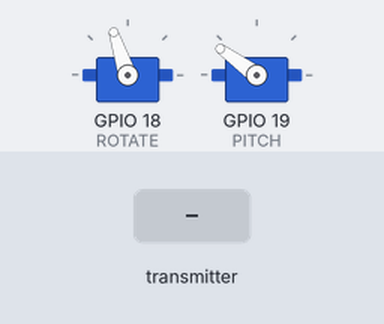
This sketch was run on a simulated ESP32. Shown: 2 × servo. The test bench sets the inputs (shaded band). Random numbers use the default seed unless the sketch sets one.

Above: at 2.0 s.
2.1 s: the transmitter starts sending xValue = 0
4.1 s: the transmitter starts sending yValue = 4095
At 6.0 s:
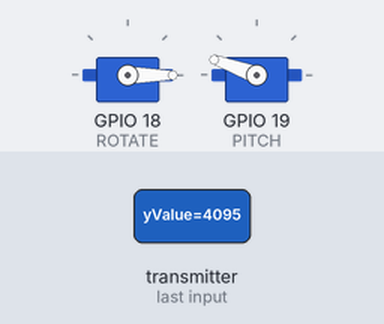
6.5 s: the transmitter starts sending xValue = 1024
At 7.3 s:
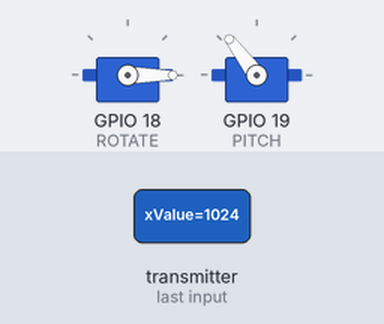
8.4 s: the transmitter starts sending yValue = 0
At 9.8 s:
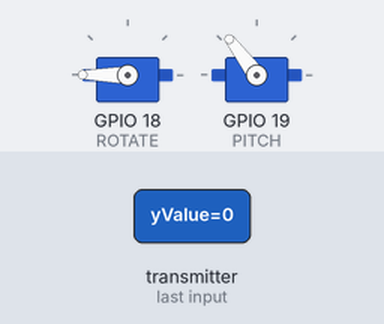
10.8 s: the transmitter starts sending xValue = 2048
At 12.4 s:
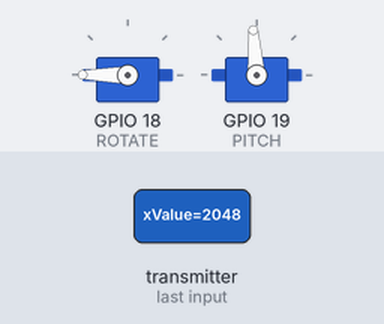
12.7 s: the transmitter starts sending yValue = 1024
At 13.5 s:
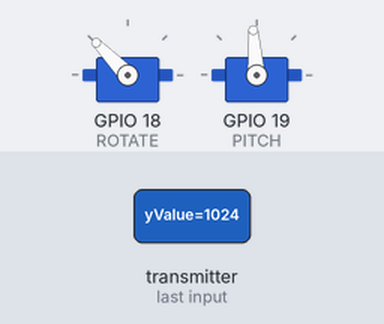
Timing chart, 0 to 15.6 s (numbered marks = the images above; inputs shaded):
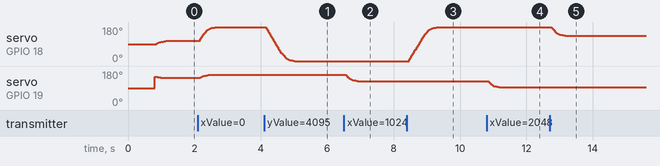

The sketch:

CatLazerTurret.ino
```cpp
#include <WiFi.h>
#include <esp_now.h>
#include <ESP32Servo.h>
#include <esp_system.h>

const int ROTATE = 18;
const int PITCH = 19;

Servo rotServo;
Servo pitServo;

bool lastClickState = HIGH;

int targetX = 150;
int targetY = 90;
int lastX = 150;
int lastY = 90;

unsigned long stepCount = 0;
int speed = 30;
int step = 3;

enum Mode {AUTO, MANUAL};
Mode mode = AUTO;
unsigned long angleSwitchTimer = 0;

typedef struct struct_message {
  int xValue;
  int yValue;
  int click;
} struct_message;

struct_message incomingData;
volatile boolean newDataRec = false;
portMUX_TYPE dataMux = portMUX_INITIALIZER_UNLOCKED;

void OnDataRecv (const esp_now_recv_info *info, const uint8_t *incomingDataPtr, int len) {
  if (incomingDataPtr == nullptr || len != sizeof(struct_message)) return;

  portENTER_CRITICAL(&dataMux);
  memcpy(&incomingData, incomingDataPtr, sizeof(incomingData));
  newDataRec = true;
  portEXIT_CRITICAL(&dataMux);
}

void setup() {
  Serial.begin(115200);
  delay(500);

  randomSeed(esp_random());

  ESP32PWM::allocateTimer(0);
  ESP32PWM::allocateTimer(1);

  rotServo.attach(ROTATE);
  pitServo.attach(PITCH);

  delay(300);

  WiFi.mode(WIFI_STA);

  if (esp_now_init() != ESP_OK) {
    Serial.println("Error initializing esp now");
    return;
  }

  esp_now_register_recv_cb(OnDataRecv);
}

void loop() {
  static struct_message latestInput = {90, 90, 0};
  bool newData = false;
  portENTER_CRITICAL(&dataMux);
  if (newDataRec) {
    latestInput = incomingData;
    newDataRec = false;
    newData = true;
  }
  portEXIT_CRITICAL(&dataMux);
  if (newData) {
    newData = false;

    if (latestInput.click == LOW && lastClickState == HIGH) {
      //happens when joystick is clicked
      if (mode == MANUAL) {
        mode = AUTO;
      } else if (mode == AUTO) {
        mode = MANUAL;
      }
    }

    lastClickState = latestInput.click;

    if (mode == MANUAL) {
      int rawX = latestInput.xValue;
      int rawY = latestInput.yValue;


      int pitServoAngle = map(rawX, 4095, 0, 30, 160);
      pitServoAngle = constrain(pitServoAngle, 30, 160);
      targetX = pitServoAngle;

      int rotServoAngle = map(rawY, 4095, 0, 0, 180);
      rotServoAngle = constrain(rotServoAngle, 0, 180);
      targetY = rotServoAngle;
    }
  }

  if (mode == AUTO) {
    unsigned long currentMillis = millis();

    if (currentMillis - angleSwitchTimer > random(800, 1501)) {
      angleSwitchTimer = currentMillis;

      targetX = random(140, 160);
      targetY = random(50, 130);
    }
  }

  smoothMove(targetX, targetY);
}

void smoothMove(int x, int y) {
  int currentX = lastX;
  int currentY = lastY;
  unsigned long currentMillis = millis();

  if (currentMillis - stepCount > speed) {
    stepCount = currentMillis;
    if (x > currentX) {
      if (x - currentX > 50) {
        currentX += step*3;
      } else if (x - currentX > 20) {
        currentX += step*2;
      } else if (x - currentX > 8) {
        currentX += step;
      } else {
        currentX += step/2;
      }
      if (currentX > x) {
        currentX = x;
      }
    } else if (x < currentX) {
      if (currentX - x > 50) {
        currentX -= step*3;
      } else if (currentX - x > 20) {
        currentX -= step*2;
      } else if (currentX - x > 8) {
        currentX -= step;
      } else {
        currentX -= step/2;
      }
      if (currentX < x) {
        currentX = x;
      }
    }
    if (y > currentY) {
      if (y - currentY > 50) {
        currentY += step*3;
      } else if (y - currentY > 20) {
        currentY += step*2;
      } else if (y - currentY > 8) {
        currentY += step;
      } else {
        currentY += step/2;
      }

      if (currentY > y) {
        currentY = y;
      }
    } else if (y < currentY) {
      if (currentY - y > 50) {
        currentY -= step*3;
      } else if (currentY - y > 20) {
        currentY -= step*2;
      } else if (currentY - y > 8) {
        currentY -= step;
      } else {
        currentY -= step/2;
      }

      if (currentY < y) {
        currentY = y;
      }
    }

    lastX = currentX;
    lastY = currentY;

    rotServo.write(currentY);
    pitServo.write(currentX);
  }
}
```

Measured:
- after the input at 4.1 s, servo on GPIO 18 (ROTATE): moves from 180° to 0° over 0.87 s, starting after 0.06 s
- after the input at 6.5 s, servo on GPIO 19 (PITCH): moves from 160° to 127° over 0.34 s, starting after 0.08 s
- after the input at 8.4 s, servo on GPIO 18 (ROTATE): moves from 0° to 180° over 0.87 s, starting after 0.07 s
- after the input at 10.8 s, servo on GPIO 19 (PITCH): moves from 127° to 94° over 0.34 s, starting after 0.06 s
- after the input at 12.7 s, servo on GPIO 18 (ROTATE): moves from 180° to 134° over 0.44 s, starting after 0.06 s
